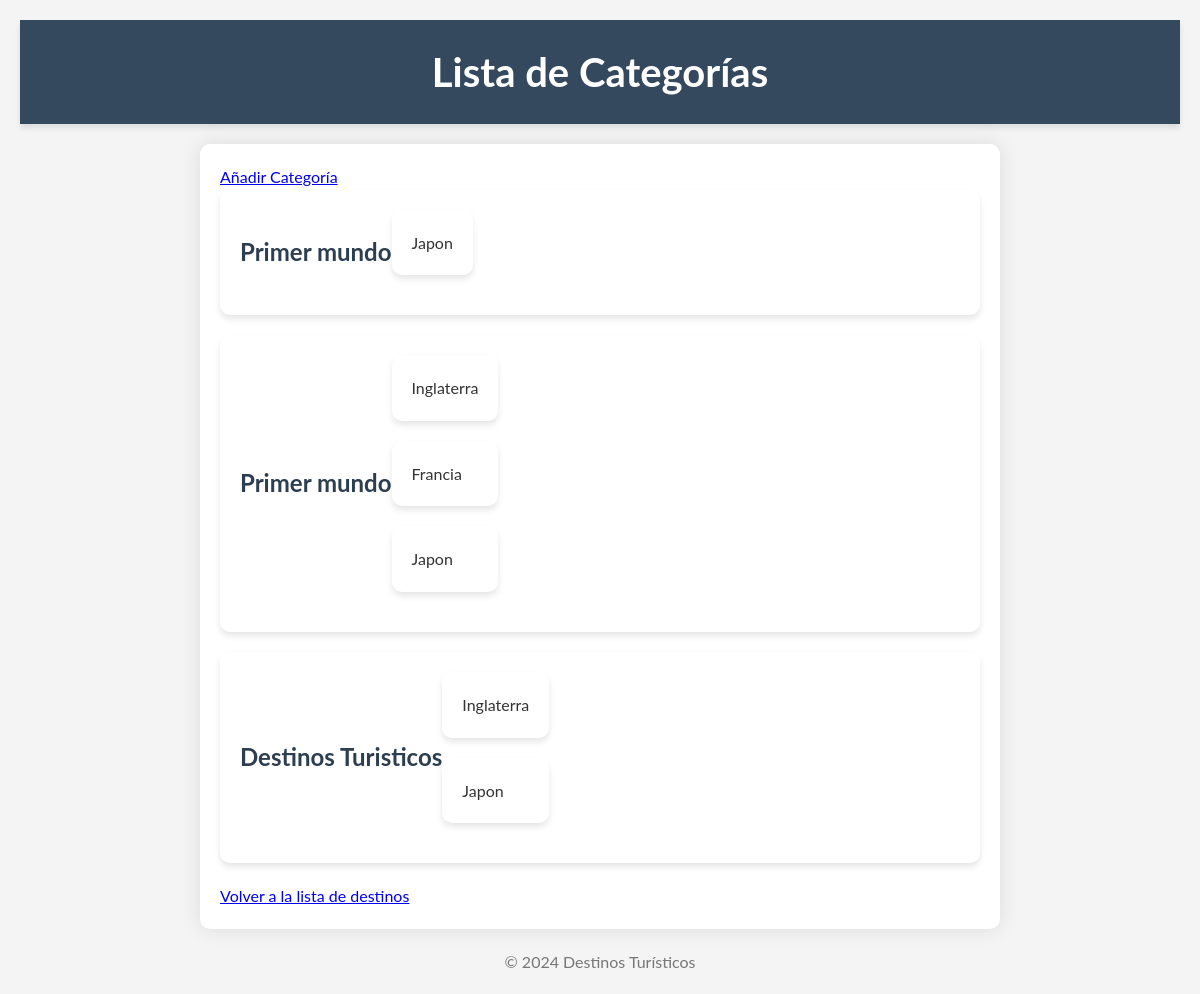
Page /categorias/ on the committed database.
### destinos/models.py (models this page shows, shortened)
class Categoria(models.Model):
    nombre = models.CharField(max_length=100)
    destinos = models.ManyToManyField(DestinosTuristicos)

class DestinosTuristicos(models.Model):
    nombreCiudad = models.CharField(max_length=100)
    descripcionCiudad = models.TextField()
    imagenCiudad = models.ImageField(upload_to='images/')
    precioTour = models.DecimalField(max_digits=10, decimal_places=2)
    ofertaTour = models.BooleanField(default=False)

### destinos/views.py (the view)
# urls.py: path('categorias/', views.listar_categorias, name='listar_categorias'),
def listar_categorias(request):
    categorias = Categoria.objects.all()
    return render(request, 'destinos/listar_categorias.html', {'categorias': categorias})

### destinos/templates/destinos/listar_categorias.html (shortened to what this page needs)
<!DOCTYPE html>
<html>
<head>
    {% load static %}
    <link rel="stylesheet" type="text/css" href="{% static 'css/styles.css' %}">
</head>
<body>
    <header>
        <h1>Lista de Categorías</h1>
    </header>
    <main>
        <a href="{% url 'añadir_categoria' %}" class="button">Añadir Categoría</a>
        <ul>
            {% for categoria in categorias %}
            <li>
                <h2>{{ categoria.nombre }}</h2>
                <ul>
                    {% for destino in categoria.destinos.all %}
                    <li>{{ destino.nombreCiudad }}</li>
                    {% endfor %}
                </ul>
            </li>
            {% endfor %}
        </ul>
        <a href="{% url 'listar_destinos' %}" class="button">Volver a la lista de destinos</a>
    </main>
    <footer>
        <p>&copy; 2024 Destinos Turísticos</p>
    </footer>
</body>
</html>

### destinos/static/css/styles.css (style rules this page uses)
* { margin: 0; padding: 0; box-sizing: border-box; }
body { font-family: 'Lato', sans-serif; background-color: #f4f4f4; color: #333; line-height: 1.6; padding: 20px; }
header { background-color: #34495e; color: #fff; padding: 20px 0; text-align: center; box-shadow: 0 4px 6px rgba(0, 0, 0, 0.1); }
header h1 { margin: 0; font-size: 2.5em; font-weight: 700; }
main { max-width: 800px; margin: 20px auto; padding: 20px; background: #fff; border-radius: 10px; box-shadow: 0 0 20px rgba(0, 0, 0, 0.1); }
ul { list-style: none; padding: 0; }
ul li { background: #fff; margin-bottom: 20px; padding: 20px; border-radius: 10px; box-shadow: 0 4px 6px rgba(0, 0, 0, 0.1); display: flex; align-items: center; }
ul li h2 { margin: 0; font-size: 1.5em; color: #2c3e50; }
footer { text-align: center; margin-top: 20px; color: #777; }

### rows in the picture
Categoria: nombre "Primer mundo"
DestinosTuristicos: nombreCiudad "Japon"
Categoria: nombre "Primer mundo"
DestinosTuristicos: nombreCiudad "Inglaterra"
DestinosTuristicos: nombreCiudad "Francia"
Categoria: nombre "Destinos Turisticos"
